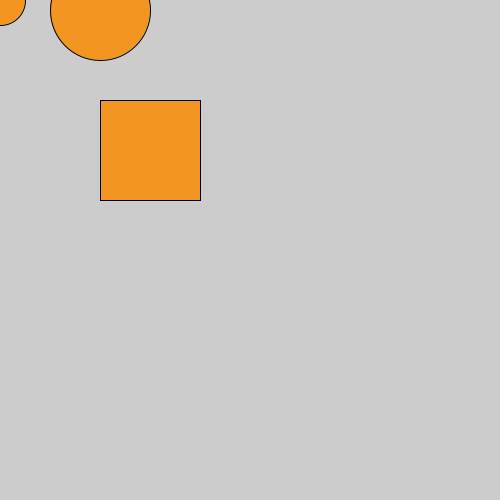
Frame 1 (no input)
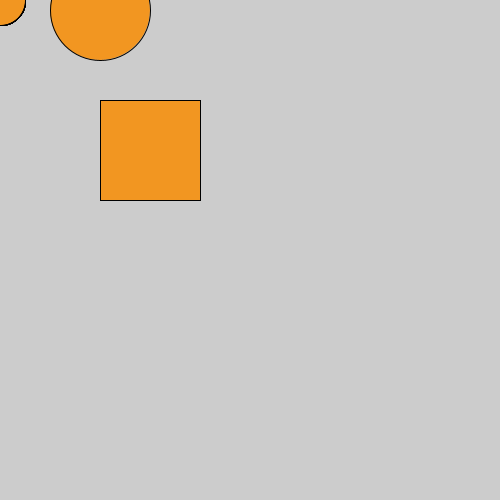
Frame 60 (the mouse pressed at the canvas centre just before this capture)
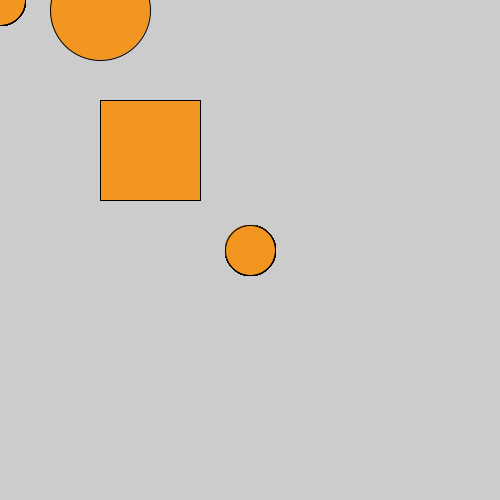
Frame 120 (the mouse held since frame 60 and released just before this capture)

The Processing sketch that drew these frames (run headless with seeded random() and noise(); from frame 60 on, the mouse is pressed at the canvas centre):

// Processing sketch: sketch_180709a
// ── sketch_180709a.pde

void setup() {
  size(500, 500); 
  fill(#F29621);
  ellipse(100, 10, 100, 100);
  rect(100, 100, 100, 100);
}
void draw() {
  ellipse(mouseX, mouseY, 50, 50);
}
